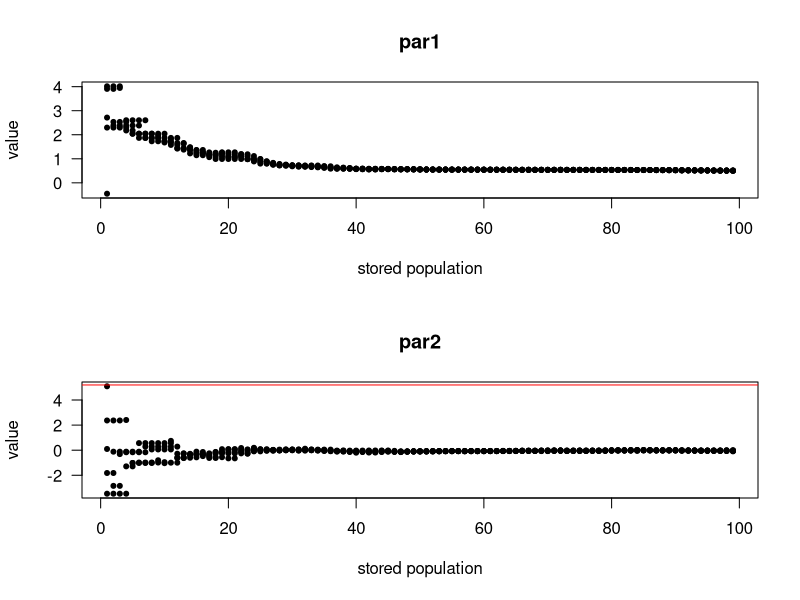

The R source for this figure:
### sphere-DEoptim.R file ###
library(DEoptim) # load DEoptim

sphere=function(x) sum(x^2)
D=2
maxit=100
set.seed(12345) # set for replicability 
C=DEoptim.control(strategy=1,NP=5,itermax=maxit,CR=0.9,F=0.8,
                  trace=25,storepopfrom=1,storepopfreq=1)
# perform the optimization:
D=suppressWarnings(DEoptim(sphere,rep(-5.2,D),rep(5.2,D),
                           control=C))
# show result:
summary(D)
pdf("DEoptim.pdf",onefile=FALSE,width=5,height=9,
    colormodel="gray")
plot(D,plot.type="storepop")
dev.off()
cat("best:",D$optim$bestmem,"f:",D$optim$bestval,"\n")
